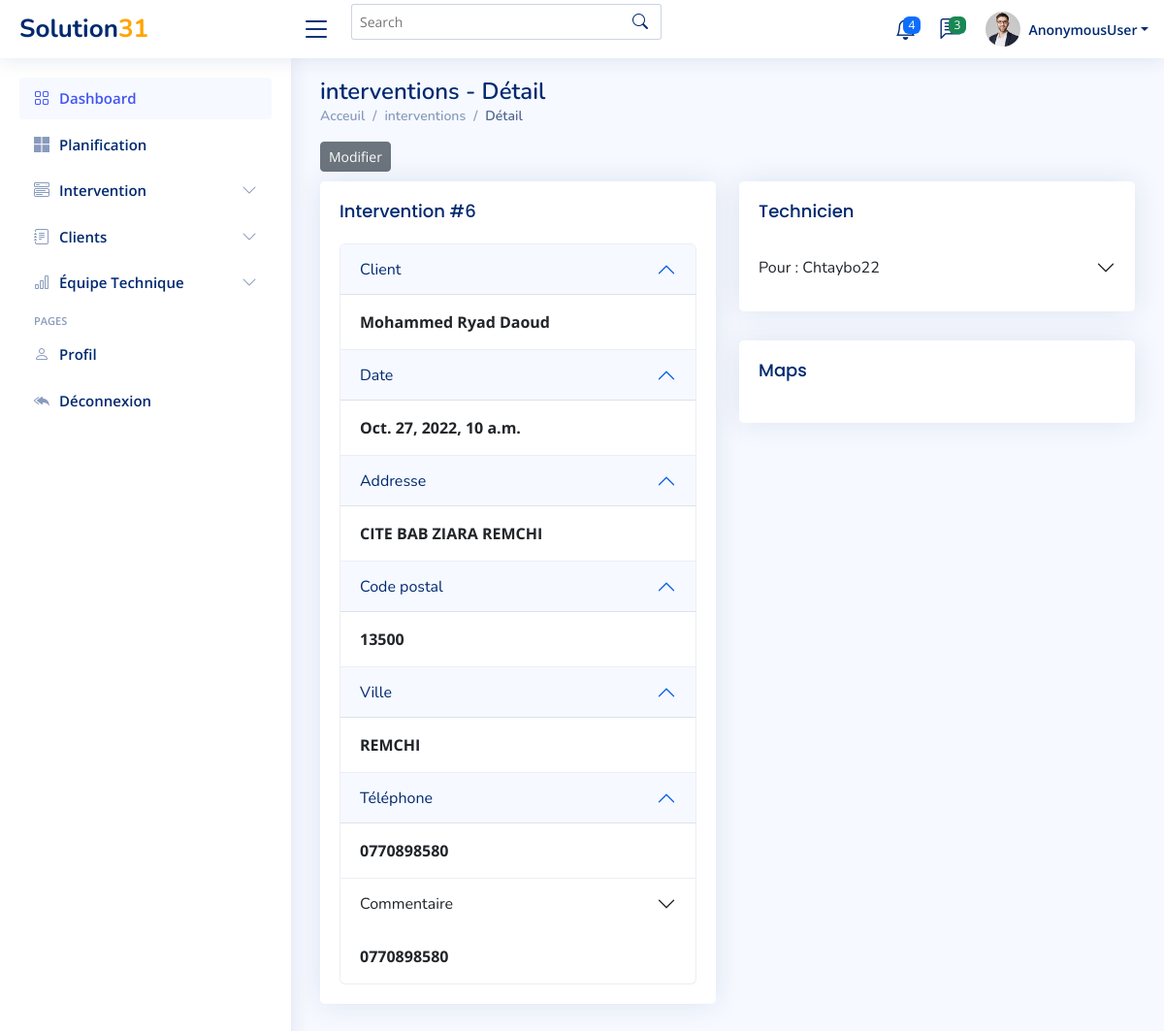
Before: /interventions/Détail/6 with the older database file.
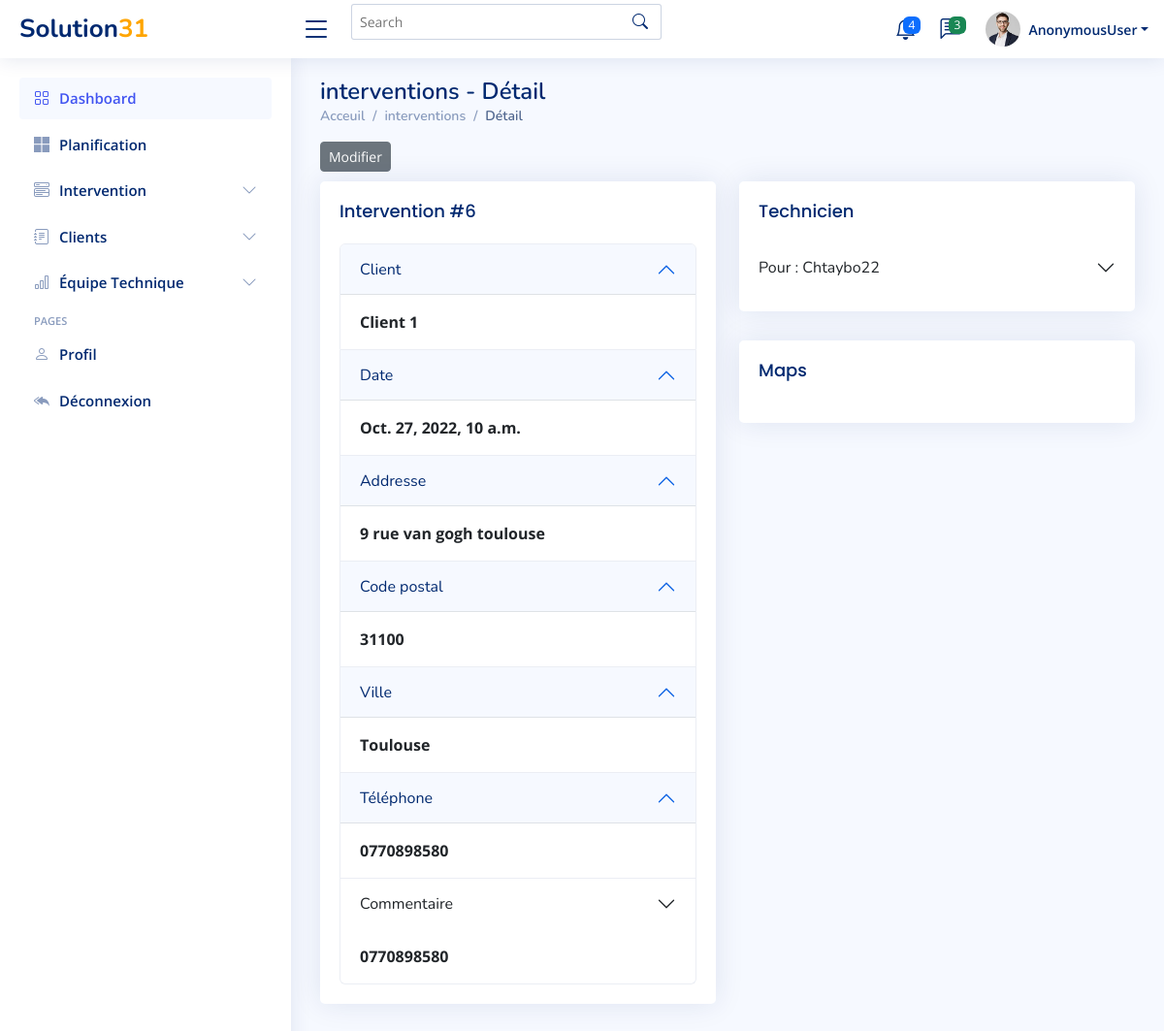
After: the same page with the newer database file.
### Dashboard/models.py (models this page shows, shortened)
class Intervention(models.Model):
    Date_Ajouté = models.DateTimeField(auto_now_add=True)
    Nom_Client= models.CharField(max_length=100, blank=False , null=False)
    Numéro = models.CharField(max_length=100, blank=False , null=False)
    Ville = models.CharField(max_length=100, blank=False , null=False)
    Date=models.DateField(null=True,blank=True)
    Address = models.CharField(max_length=100, blank=False , null=False)
    Code_postal = models.IntegerField()
    Par= models.ForeignKey(UserProfile, on_delete=models.SET_NULL, null=True, blank=True, )
    Commentaire = models.CharField(max_length=500, blank=True, null=True)
    Prix = models.IntegerField(blank=True, null=True)
    Status = models.CharField(max_length=500,choices=CHOICES, default='en attendant', blank=True, null=True)
    valeur =models.IntegerField(default=1)

class  UserProfile(models.Model):
    user = models.OneToOneField(User,related_name='userprofile', on_delete=models.SET_NULL,null=True)
    Nom = models.CharField(max_length=100, blank=False , null=False)
    Prénom = models.CharField(max_length=100, blank=True , null=True)
    Addresse = models.CharField(max_length=100, blank=True , null=True)
    Ville = models.CharField(max_length=100, blank=True , null=True)
    Téléphone = models.CharField(max_length=100, blank=True , null=True)
    Email = models.EmailField(blank=False , null=False)
    def __str__(self):
        return self.user.username

### Dashboard/views.py (called while the page is built)
def intervention_detail(request,pk):
    int = Intervention.objects.get(pk=pk)
    date = datetime.now().date()
    print(date)
    interventions = Intervention.objects.all()
    addresses= int.Address
    location = geocoder.osm(addresses)
    lat = location.lat
    lng = location.lng
    country = location.country
    map = folium.Map(location=[45,5],zoom_start=6)
    folium.Marker([lat,lng],tooltip='Cliquer pour plus de détails',popup=country).add_to(map)
    map =map._repr_html_()
    context={'int':int , 'date':date,'map':map}
    return render(request, 'Dashboard/intervention_detail.html',context)

### Dashboard/templates/Dashboard/intervention_detail.html (shortened to what the changed rows need)
{% extends 'Dashboard/main.html' %}
{% block content %}
  <main id="main" class="main">
    <div class="pagetitle">
      <h1>interventions - Détail</h1>
    </div>
    <section class="section">
      <div class="row">
        <div class="col-lg-6">
          <div class="card">
            <div class="card-body">
              <h5 class="card-title"> Intervention #{{int.id}}</h5>
              <div class="accordion" id="accordionExample">
                <div class="accordion-item">
                  <h2 class="accordion-header" id="headingOne">
                    <button class="accordion-button" type="button" data-bs-toggle="collapse" data-bs-target="#collapseOne" aria-expanded="true" aria-controls="collapseOne">
                     Client
                    </button>
                  </h2>
                  <div id="collapseOne" class="accordion-collapse collapse show" aria-labelledby="headingOne" data-bs-parent="#accordionExample">
                    <div class="accordion-body">
                      <strong>{{int.Nom_Client}}</strong>
                    </div>
                  </div>
                </div>
                <div class="accordion-item">
                  <h2 class="accordion-header" id="headingOne">
                    <button class="accordion-button" type="button" data-bs-toggle="collapse" data-bs-target="#collapseOne" aria-expanded="true" aria-controls="collapseOne">
                     Date
                    </button>
                  </h2>
                  <div id="collapseOne" class="accordion-collapse collapse show" aria-labelledby="headingOne" data-bs-parent="#accordionExample">
                    <div class="accordion-body">
                      <strong>{{int.Date_Ajouté}}</strong>
                    </div>
                  </div>
                </div>
                     <div class="accordion-item">
                  <h2 class="accordion-header" id="headingOne">
                    <button class="accordion-button" type="button" data-bs-toggle="collapse" data-bs-target="#collapseOne" aria-expanded="true" aria-controls="collapseOne">
                     Addresse
                    </button>
                  </h2>
                  <div id="collapseOne" class="accordion-collapse collapse show" aria-labelledby="headingOne" data-bs-parent="#accordionExample">
                    <div class="accordion-body">
                      <strong>{{int.Address}}</strong>
                    </div>
                  </div>
                </div>
                     <div class="accordion-item">
                  <h2 class="accordion-header" id="headingOne">
                    <button class="accordion-button" type="button" data-bs-toggle="collapse" data-bs-target="#collapseOne" aria-expanded="true" aria-controls="collapseOne">
                     Code postal
                    </button>
                  </h2>
                  <div id="collapseOne" class="accordion-collapse collapse show" aria-labelledby="headingOne" data-bs-parent="#accordionExample">
                    <div class="accordion-body">
                      <strong>{{int.Code_postal}}</strong>
                    </div>
                  </div>
                </div>
                <div class="accordion-item">
                  <h2 class="accordion-header" id="headingOne">
                    <button class="accordion-button" type="button" data-bs-toggle="collapse" data-bs-target="#collapseOne" aria-expanded="true" aria-controls="collapseOne">
                     Ville
                    </button>
                  </h2>
                  <div id="collapseOne" class="accordion-collapse collapse show" aria-labelledby="headingOne" data-bs-parent="#accordionExample">
                    <div class="accordion-body">
                      <strong>{{int.Ville}}</strong>
                    </div>
                  </div>
                </div>
                     <div class="accordion-item">
                  <h2 class="accordion-header" id="headingOne">
                    <button class="accordion-button" type="button" data-bs-toggle="collapse" data-bs-target="#collapseOne" aria-expanded="true" aria-controls="collapseOne">
                     Téléphone
                    </button>
                  </h2>
                  <div id="collapseOne" class="accordion-collapse collapse show" aria-labelledby="headingOne" data-bs-parent="#accordionExample">
                    <div class="accordion-body">
                      <strong>{{int.Numéro}}</strong>
                    </div>
                  </div>
                </div>
                <div class="accordion-item">
                  <h2 class="accordion-header" id="headingOne">
                    <button class="accordion-button collapsed" type="button" data-bs-toggle="collapse" data-bs-target="#collapseThree" aria-expanded="false" aria-controls="collapseThree">
                      Commentaire
                    </button>
                  </h2>
                  <div id="collapseOne" class="accordion-collapse collapse show" aria-labelledby="headingOne" data-bs-parent="#accordionExample">
                    <div class="accordion-body">
                      <strong>{{int.Numéro}}</strong>
                    </div>
                  </div>
                </div>
              </div>
            </div>
          </div>
        </div>
        <div class="col-lg-6">
          <div class="card">
            <div class="card-body">
              <div class="accordion accordion-flush" id="accordionFlushExample">
                <div class="accordion-item">
                  <h2 class="accordion-header" id="flush-headingOne">
                    <button class="accordion-button collapsed" type="button" data-bs-toggle="collapse" data-bs-target="#flush-collapseOne" aria-expanded="false" aria-controls="flush-collapseOne">
                      Pour : {{int.Par}}
                    </button>
                  </h2>
                </div>
              </div>
            </div>
          </div>
        </div>
      </div>
    </section>
  </main>
{% endblock content %}

Changed rows visible on the page:
changed Intervention "Chtaybo22": Nom_Client "Mohammed Ryad Daoud" → "Client 1"; Address "CITE BAB ZIARA REMCHI" → "9 rue van gogh toulouse"; Code_postal "13500" → "31100"; Ville "REMCHI" → "Toulouse"
